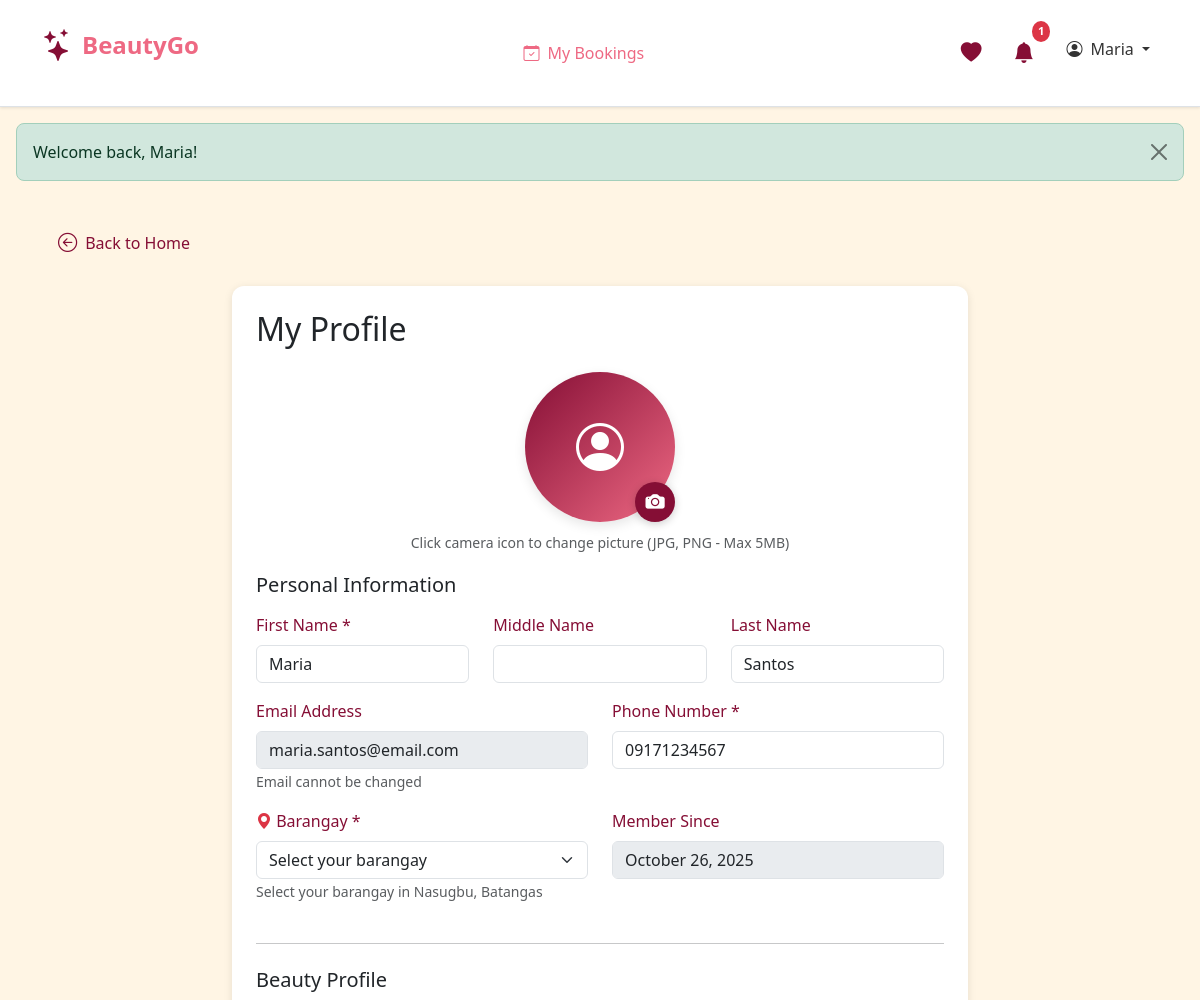
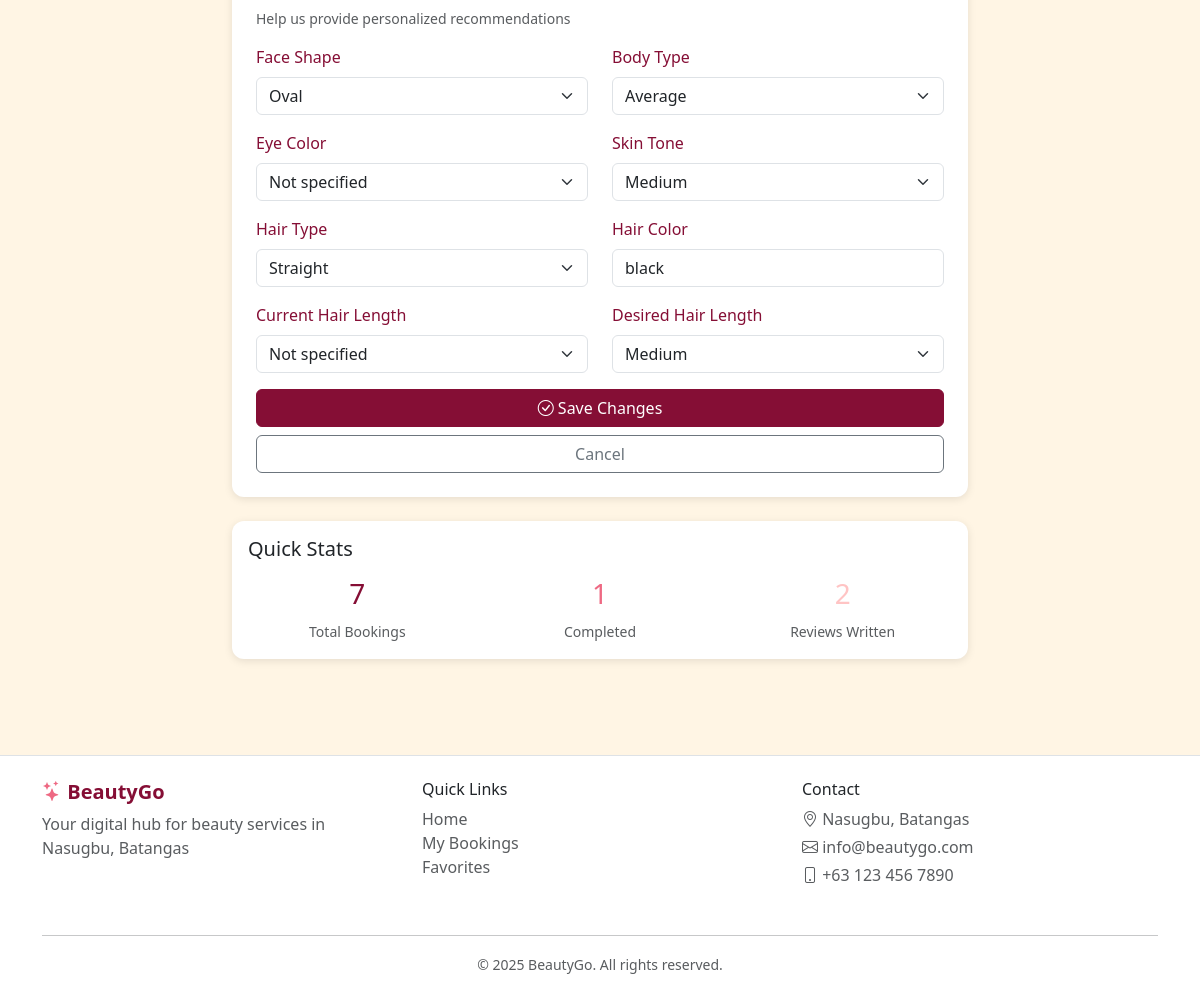
Screenshot of /user-profile.php (signed in) with the database file from the repository (2 pictures, top to bottom).
### tables this page shows
CREATE TABLE `customers` (
  `customer_id` int(11) NOT NULL,
  `fname` varchar(255) DEFAULT NULL,
  `mname` varchar(255) DEFAULT NULL,
  `surname` varchar(255) DEFAULT NULL,
  `cstmr_num` varchar(255) DEFAULT NULL,
  `cstmr_email` varchar(255) DEFAULT NULL,
  `cstmr_password` varchar(255) DEFAULT NULL,
  `cstmr_address` varchar(255) DEFAULT NULL,
  `registration_date` timestamp NOT NULL DEFAULT current_timestamp(),
  `profile_pic` longblob DEFAULT NULL
);

CREATE TABLE `profiles` (
  `profile_id` int(11) NOT NULL,
  `customer_id` int(11) DEFAULT NULL,
  `face_shape` varchar(255) DEFAULT NULL,
  `body_type` varchar(255) DEFAULT NULL,
  `eye_color` varchar(255) DEFAULT NULL,
  `skin_tone` varchar(255) DEFAULT NULL,
  `hair_type` varchar(255) DEFAULT NULL,
  `hair_color` varchar(255) DEFAULT NULL,
  `current_hair_length` varchar(255) DEFAULT NULL,
  `desired_hair_length` varchar(50) NOT NULL
);

### user-profile.php (the view, shortened to what the rows shown need)
<?php
require_once 'backend/function_utilities.php';
require_once 'backend/function_customers.php';
require_once 'backend/function_notifications.php';
$customer = getCurrentCustomer();
$customerId = $customer['customer_id'];
$conn = getDbConnection();
$stmt = $conn->prepare("
    SELECT c.*, p.*
    FROM customers c
    LEFT JOIN profiles p ON c.customer_id = p.customer_id
    WHERE c.customer_id = ?
");
$stmt->bind_param("i", $customerId);
$stmt->execute();
$result = $stmt->get_result();
$user = $result->fetch_assoc();
include 'includes/header.php';
?>
<link rel="stylesheet" href="css/styles.css">
<main>
    <div class="container my-4">
        <div class="row">
            <div class="col-lg-8 mx-auto">
                <div class="card">
                    <div class="card-body p-4">
                        <h2 class="mb-4">My Profile</h2>
                        <form action="" method="POST" enctype="multipart/form-data">
                            <div class="row">
                                <div class="col-md-4 mb-3">
                                    <label for="fname" class="form-label">First Name *</label>
                                    <input type="text" class="form-control" id="fname" name="fname"
                                           value="<?php echo htmlspecialchars($user['fname'] ?? ''); ?>" required>
                                </div>
                                <div class="col-md-4 mb-3">
                                    <label for="surname" class="form-label">Last Name</label>
                                    <input type="text" class="form-control" id="surname" name="surname"
                                           value="<?php echo htmlspecialchars($user['surname'] ?? ''); ?>">
                                </div>
                            </div>
                            <div class="row">
                                <div class="col-md-6 mb-3">
                                    <label for="cstmr_email" class="form-label">Email Address</label>
                                    <input type="email" class="form-control" id="cstmr_email"
                                           value="<?php echo htmlspecialchars($user['cstmr_email'] ?? ''); ?>" disabled>
                                    <small class="text-muted">Email cannot be changed</small>
                                </div>
                                <div class="col-md-6 mb-3">
                                    <label for="cstmr_num" class="form-label">Phone Number *</label>
                                    <input type="tel" class="form-control" id="cstmr_num" name="cstmr_num"
                                           value="<?php echo htmlspecialchars($user['cstmr_num'] ?? ''); ?>" required>
                                </div>
                            </div>
                            <div class="row">
                                <div class="col-md-6 mb-3">
                                    <label for="member_since" class="form-label">Member Since</label>
                                    <input type="text" class="form-control"
                                        value="<?php echo formatDate($user['registration_date']); ?>" disabled>
                                </div>
                            </div>
                            <div class="row">
                                <div class="col-md-6 mb-3">
                                    <label for="face_shape" class="form-label">Face Shape</label>
                                    <select class="form-select" id="face_shape" name="face_shape">
                                        <option value="oval" <?php echo ($user['face_shape'] ?? '') == 'oval' ? 'selected' : ''; ?>>Oval</option>
                                    </select>
                                </div>
                                <div class="col-md-6 mb-3">
                                    <label for="body_type" class="form-label">Body Type</label>
                                    <select class="form-select" id="body_type" name="body_type">
                                        <option value="average" <?php echo ($user['body_type'] ?? '') == 'average' ? 'selected' : ''; ?>>Average</option>
                                    </select>
                                </div>
                            </div>
                            <div class="row">
                                <div class="col-md-6 mb-3">
                                    <label for="skin_tone" class="form-label">Skin Tone</label>
                                    <select class="form-select" id="skin_tone" name="skin_tone">
                                        <option value="medium" <?php echo ($user['skin_tone'] ?? '') == 'medium' ? 'selected' : ''; ?>>Medium</option>
                                    </select>
                                </div>
                            </div>
                            <div class="row">
                                <div class="col-md-6 mb-3">
                                    <label for="hair_type" class="form-label">Hair Type</label>
                                    <select class="form-select" id="hair_type" name="hair_type">
                                        <option value="straight" <?php echo ($user['hair_type'] ?? '') == 'straight' ? 'selected' : ''; ?>>Straight</option>
                                    </select>
                                </div>
                                <div class="col-md-6 mb-3">
                                    <label for="hair_color" class="form-label">Hair Color</label>
                                    <input type="text" class="form-control" id="hair_color" name="hair_color"
                                           value="<?php echo htmlspecialchars($user['hair_color'] ?? ''); ?>"
                                           placeholder="e.g., Black, Brown, Blonde">
                                </div>
                            </div>
                            <div class="row">
                                <div class="col-md-6 mb-3">
                                    <label for="desired_hair_length" class="form-label">Desired Hair Length</label>
                                    <select class="form-select" id="desired_hair_length" name="desired_hair_length">
                                        <option value="medium" <?php echo ($user['desired_hair_length'] ?? '') == 'medium' ? 'selected' : ''; ?>>Medium</option>
                                    </select>
                                </div>
                            </div>
                        </form>
                    </div>
                </div>
            </div>
        </div>
    </div>
</main>
<?php include 'includes/footer.php'; ?>

### includes/header.php (shortened to what the rows shown need)
<!DOCTYPE html>
<html lang="en">
<head>
    <link href="https://cdn.jsdelivr.net/npm/bootstrap@5.3.0/dist/css/bootstrap.min.css" rel="stylesheet">
    <link rel="stylesheet" href="https://cdn.jsdelivr.net/npm/bootstrap-icons@1.10.0/font/bootstrap-icons.css">
    <link rel="stylesheet" href="css/styles.css?v=<?php echo time(); ?>">
</head>
<body>
    <nav class="navbar navbar-expand-lg navbar-light bg-white border-bottom sticky-top">
        <div class="container">
            <div class="collapse navbar-collapse" id="navbarNav">
                <ul class="navbar-nav">
                    <?php if (isLoggedIn()): ?>
                        <?php
                        if (isBusinessLoggedIn()) {
                            $currentUser = getCurrentBusiness();
                            $displayName = $currentUser['business_name'] ?? 'Business';
                        } else {
                            $currentUser = getCurrentCustomer();
                            $displayName = $currentUser['fname'] ?? 'User';
                        }
                        ?>
                        <?php if (isCustomerLoggedIn()): ?>
                            <?php
                            $unreadCount = function_exists('countUnreadNotifications') ? countUnreadNotifications($currentUser['customer_id']) : 0;
                            ?>
                            <li class="nav-item dropdown me-3">
                                <a class="nav-link position-relative" href="#" id="notificationDropdown" role="button" data-bs-toggle="dropdown" aria-expanded="false">
                                    <i class="bi bi-bell-fill notification-bell"></i>
                                    <?php if ($unreadCount > 0): ?>
                                        <span class="notification-badge"><?php echo $unreadCount; ?></span>
                                    <?php endif; ?>
                                </a>
                            </li>
                        <?php endif; ?>
                        <?php if (isBusinessLoggedIn()): ?>
                            <li class="nav-item dropdown">
                                <a class="nav-link dropdown-toggle" href="#" id="businessDropdown" role="button" data-bs-toggle="dropdown" aria-expanded="false">
                                    <i class="bi bi-buildings"></i> <?php echo htmlspecialchars($displayName); ?>
                                </a>
                                <ul class="dropdown-menu dropdown-menu-end" aria-labelledby="businessDropdown">
                                    <li><a class="dropdown-item" href="business-dashboard.php"><i class="bi bi-speedometer2"></i> Dashboard</a></li>
                                    <li><a class="dropdown-item" href="business-profile.php"><i class="bi bi-person-circle"></i> Profile</a></li>
                                    <li><hr class="dropdown-divider"></li>
                                    <li>
                                        <form action="backend/auth.php" method="POST" class="d-inline">
                                            <input type="hidden" name="action" value="logout">
                                            <button type="submit" class="dropdown-item text-danger"><i class="bi bi-box-arrow-right"></i> Logout</button>
                                        </form>
                                    </li>
                                </ul>
                            </li>
                        <?php else: ?>
                            <li class="nav-item dropdown">
                                <a class="nav-link dropdown-toggle" href="#" id="userDropdown" role="button" data-bs-toggle="dropdown" aria-expanded="false">
                                    <i class="bi bi-person-circle"></i> <?php echo htmlspecialchars($displayName); ?>
                                </a>
                            </li>
                        <?php endif; ?>
                    <?php endif; ?>
                </ul>
            </div>
        </div>
    </nav>

### rows the page displays
customers: customer_id "1", fname "Maria"
profiles: fname "Maria", surname "Santos", customer.cstmr_email "maria.santos@email.com", cstmr_num "09171234567", customer.registration_date "October 26, 2025", face_shape "Oval", body_type "Average", skin_tone "Medium", hair_type "Straight", hair_color "black", desired_hair_length "Medium"

### other values shown
$_SESSION['success'] "Welcome back, Maria!"
count($appointments) "7"
count($completed) "1"
$row['count'] "2"
